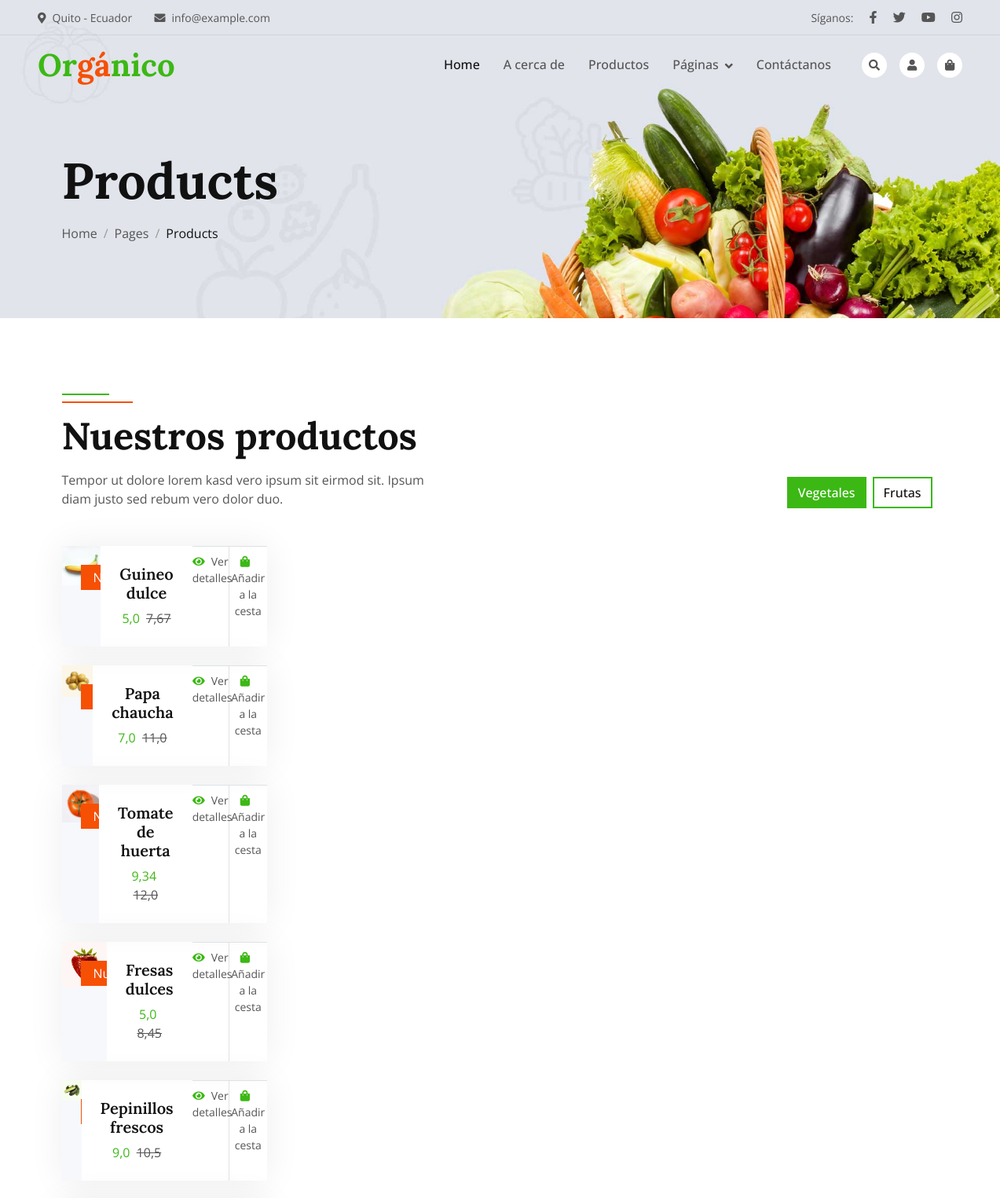
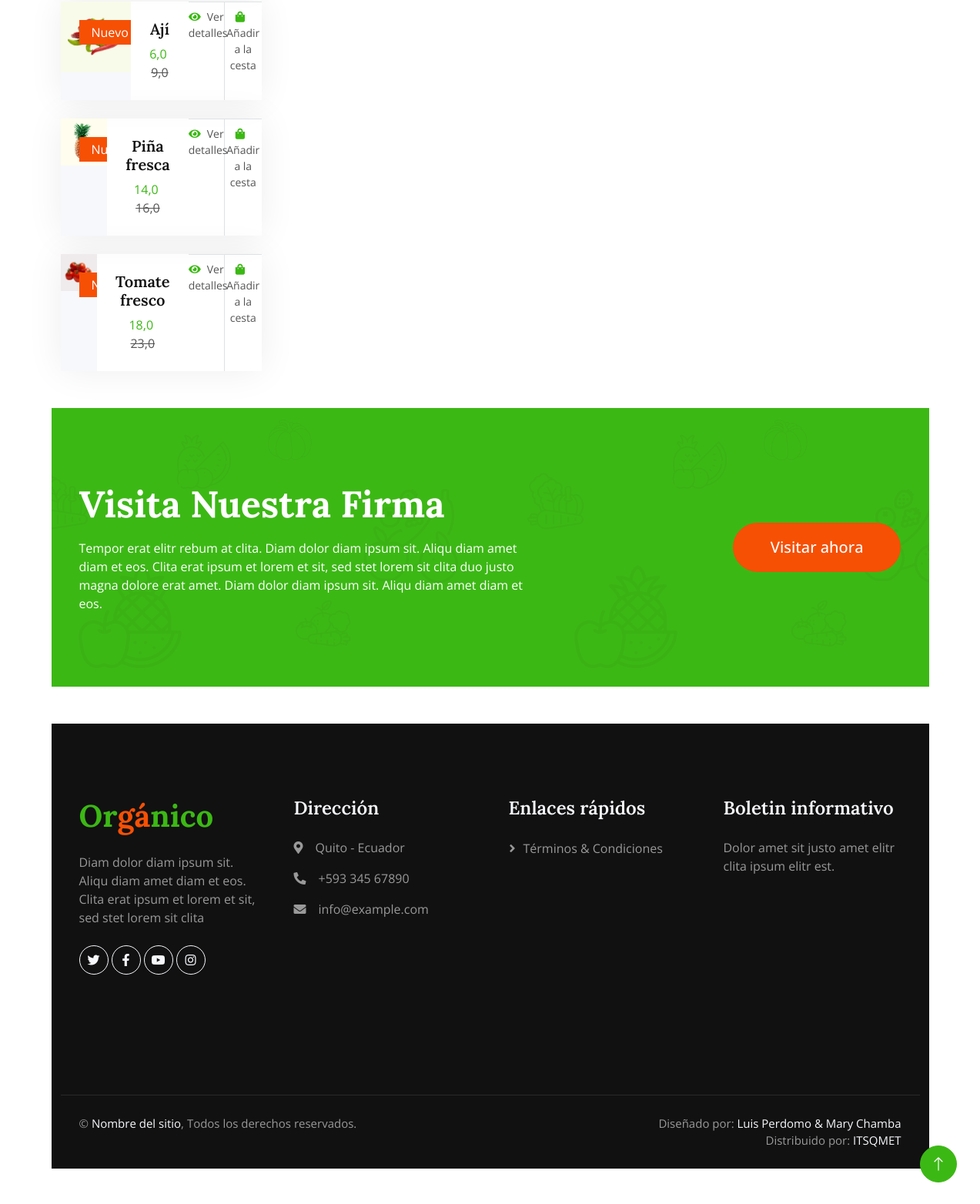
The app's page /product/ with its own data (2 pictures, top to bottom).
### product/models.py (models this page shows, shortened)
class Product(models.Model):
    title= models.CharField(max_length=200, verbose_name="Titulo")
    price=models.FloatField(verbose_name="Precio", null=True)
    price_ant= models.FloatField(verbose_name="Precio anterior", null=True)
    image= models.ImageField(verbose_name="Imagen", upload_to="productos") #en carpeta productos se guarda las imagenes
    created= models.DateTimeField(auto_now_add=True, verbose_name="Fecha de creacion")  #toma fecha del momento en que se crea         #es necesario agregar estos campos de creacion y actualizacion por buenas practicas
    updated= models.DateTimeField(auto_now=True, verbose_name="Fecha de edicion")      #cambia segun las actualizaciones
    class Meta: #modificaciones extendidas del modelo: cambiar nombre, ordenar registros etc
        verbose_name="producto"
        verbose_name_plural="productos"
        ordering=["-created"] #- ordena desde el ultimo que se creo hasta el mas antiguo

### product/views.py (the view)
# urls.py: path('product/', include('product.urls')),
def product (request):
    product = Product.objects.all() #listamos servicios alamacenados en BD
    return render(request, "product/product.html", {'product': product})

### socialreds/processors.py (called while the page is built)
def ctx_dict(request):
    ctx={}
    links = Link.objects.all()
    for link in links:
        ctx[link.key]=link.url #llenando diccionario
    return ctx

### product/templates/product/product.html (shortened to what this page needs)
{% extends 'core/base.html' %}
{% load static %}
{% block header %}
    <div class="container-fluid page-header mb-5 wow fadeIn" data-wow-delay="0.1s">
        <div class="container">
            <h1 class="display-3 mb-3 animated slideInDown">Products</h1>
            <nav aria-label="breadcrumb animated slideInDown">
                <ol class="breadcrumb mb-0">
                    <li class="breadcrumb-item"><a class="text-body" href="#">Home</a></li>
                    <li class="breadcrumb-item"><a class="text-body" href="#">Pages</a></li>
                    <li class="breadcrumb-item text-dark active" aria-current="page">Products</li>
                </ol>
            </nav>
        </div>
    </div>
{% endblock %}
{% block content %}
    <div class="container-xxl py-5">
        <div class="container">
            <div class="row g-0 gx-5 align-items-end">
                <div class="col-lg-6">
                    <div class="section-header text-start mb-5 wow fadeInUp" data-wow-delay="0.1s" style="max-width: 500px;">
                        <h1 class="display-5 mb-3">Nuestros productos</h1>
                        <p>Tempor ut dolore lorem kasd vero ipsum sit eirmod sit. Ipsum diam justo sed rebum vero dolor duo.</p>
                    </div>
                </div>
                <div class="col-lg-6 text-start text-lg-end wow slideInRight" data-wow-delay="0.1s">
                    <ul class="nav nav-pills d-inline-flex justify-content-end mb-5">
                        <li class="nav-item me-2">
                            <a class="btn btn-outline-primary border-2 active" data-bs-toggle="pill" href="#tab-1">Vegetales</a>
                        </li>
                        <li class="nav-item me-2">
                            <a class="btn btn-outline-primary border-2" data-bs-toggle="pill" href="#tab-2">Frutas </a>
                        </li>
                    </ul>
                </div>
            </div>
            {% for products in product %}
            <div class="tab-content">
                <div id="tab-1" class="tab-pane fade show p-0 active">
                    <div class="row g-4">
                        <div class="col-xl-3 col-lg-4 col-md-6 wow fadeInUp" data-wow-delay="0.1s">
                            <div class="product-item">
                                <div class="position-relative bg-light overflow-hidden">
                                    <img class="img-fluid w-100" src="{{products.image.url}}" alt="">
                                    <div class="bg-secondary rounded text-white position-absolute start-0 top-0 m-4 py-1 px-3">Nuevo</div>
                                </div>
                                <div class="text-center p-4">
                                    <a class="d-block h5 mb-2" href="">{{products.title}}</a>
                                    <span class="text-primary me-1">{{products.price}}</span>
                                    <span class="text-body text-decoration-line-through">{{products.price_ant}}</span>
                                </div>
                                <div class="d-flex border-top">
                                    <small class="w-50 text-center border-end py-2">
                                        <a class="text-body" href=""><i class="fa fa-eye text-primary me-2"></i>Ver detalles</a>
                                    </small>
                                    <small class="w-50 text-center py-2">
                                        <a class="text-body" href=""><i class="fa fa-shopping-bag text-primary me-2"></i>Añadir a la cesta</a>
                                    </small>
                                </div>
                            </div>
                        </div>
            {% endfor %}
    <div class="container-fluid bg-primary bg-icon mt-5 py-6">
        <div class="container">
            <div class="row g-5 align-items-center">
                <div class="col-md-7 wow fadeIn" data-wow-delay="0.1s">
                    <h1 class="display-5 text-white mb-3">Visita Nuestra Firma</h1>
                    <p class="text-white mb-0">Tempor erat elitr rebum at clita. Diam dolor diam ipsum sit. Aliqu diam amet diam et eos. Clita erat ipsum et lorem et sit, sed stet lorem sit clita duo justo magna dolore erat amet. Diam dolor diam ipsum sit. Aliqu diam amet diam et eos.</p>
                </div>
                <div class="col-md-5 text-md-end wow fadeIn" data-wow-delay="0.5s">
                    <a class="btn btn-lg btn-secondary rounded-pill py-3 px-5" href="">Visitar ahora</a>
                </div>
            </div>
        </div>
    </div>
{% endblock %}

### core/static/core/css/style.css (style rules this page uses)
:root { --primary: #3CB815; --secondary: #F65005; --light: #F7F8FC; --dark: #111111; }
.py-6 { padding-top: 6rem; padding-bottom: 6rem; }
.bg-icon { background: url(../img/bg-icon.png) center center repeat; background-size: contain; }
.btn { font-weight: 500; transition: .5s; }
.btn.btn-primary, .btn.btn-secondary, .btn.btn-outline-primary:hover, .btn.btn-outline-secondary:hover { color: #FFFFFF; }
.page-header { padding-top: 12rem; padding-bottom: 6rem; background: url(../img/carousel-1.jpg) top right no-repeat; background-size: cover; }
.breadcrumb-item+.breadcrumb-item::before { color: #999999; }
.section-header { position: relative; padding-top: 25px; }
.section-header::before { position: absolute; content: ""; width: 60px; height: 2px; top: 0; left: 50%; transform: translateX(-50%); background: var(--primary); }
.section-header::after { position: absolute; content: ""; width: 90px; height: 2px; top: 10px; left: 50%; transform: translateX(-50%); background: var(--secondary); }
.section-header.text-start::before, .section-header.text-start::after { left: 0; transform: translateX(0); }
.nav-pills .nav-item .btn { color: var(--dark); }
.nav-pills .nav-item .btn:hover, .nav-pills .nav-item .btn.active { color: #FFFFFF; }
.product-item { box-shadow: 0 0 45px rgba(0, 0, 0, .07); display: flex; }
.product-item img { transition: .5s; display: flex; }

### records on screen
Product: title "Guineo dulce", price "5,0", price_ant "7,67"
Product: image (picture), title "Papa chaucha", price "7,0", price_ant "11,0"
Product: title "Tomate de huerta", price "9,34", price_ant "12,0"
Product: title "Fresas dulces", price "5,0", price_ant "8,45"
Product: image (picture), title "Pepinillos frescos", price "9,0", price_ant "10,5"
Product: title "Ají", price "6,0", price_ant "9,0"
Product: title "Piña fresca", price "14,0", price_ant "16,0"
Product: title "Tomate fresco", price "18,0", price_ant "23,0"
